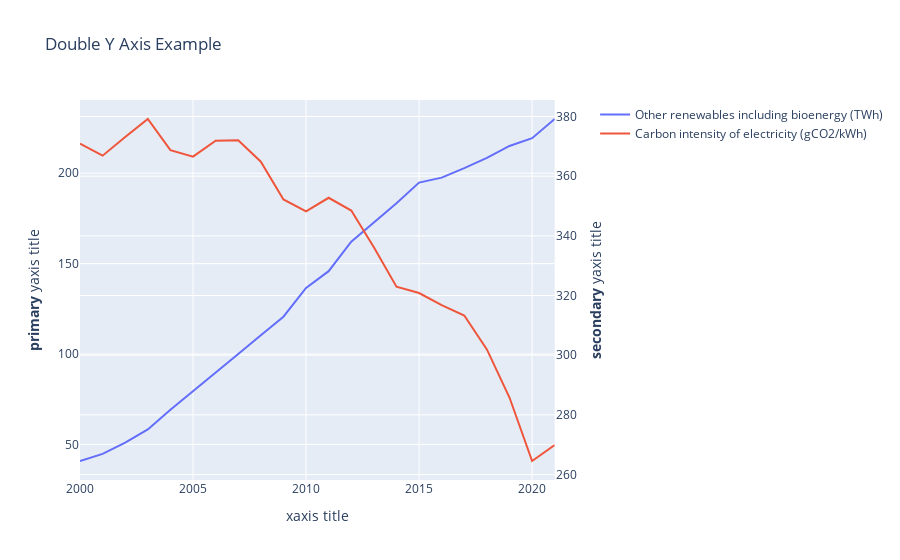
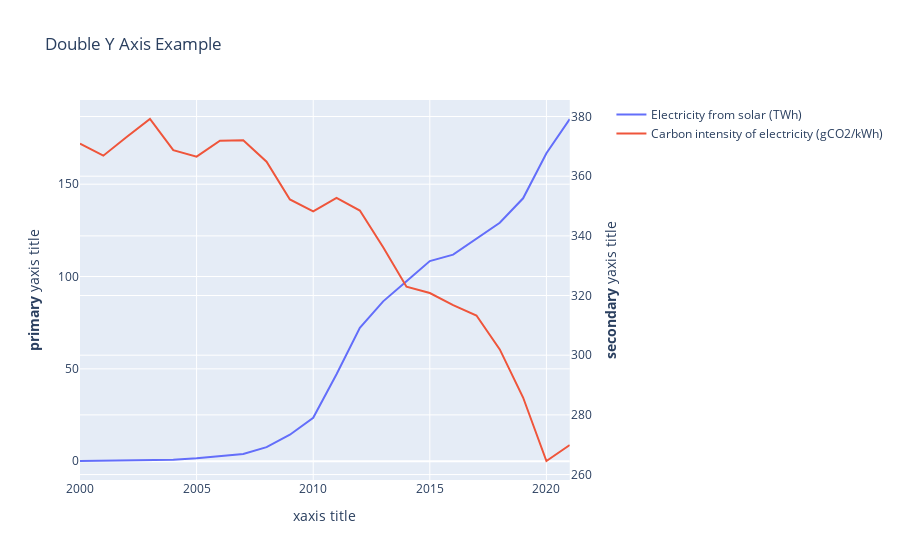
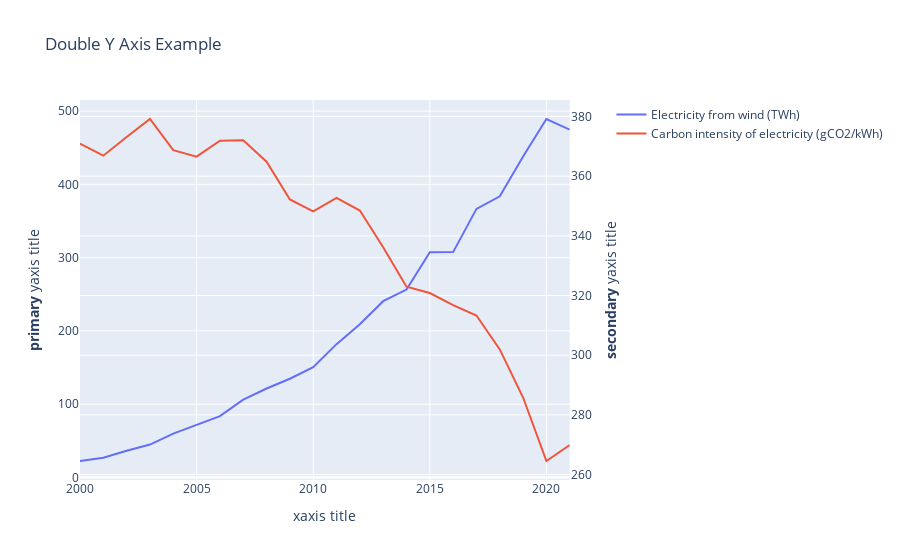
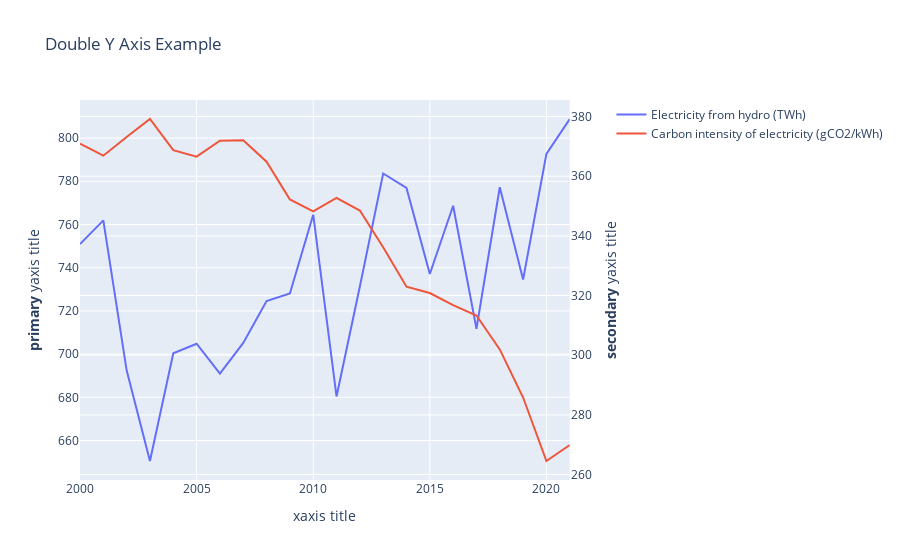

Here is the notebook cell these charts were saved with, in order:
### Code cell
cols = df_source_carbon.columns
data = df_source_carbon[df_source_carbon.Entity == 'Europe']

# Add traces
for col in cols[3:-1]:
    fig = make_subplots(specs=[[{"secondary_y": True}]])
    fig.add_trace(
        go.Scatter(x=data['Year'], y=data[col], name=col),
        secondary_y=False,
    )

    fig.add_trace(
        go.Scatter(x=data['Year'], y=data[cols[-1]], name=cols[-1]),
        secondary_y=True,
    )

    # Add figure title
    fig.update_layout(
        title_text="Double Y Axis Example"
    )

    # Set x-axis title
    fig.update_xaxes(title_text="xaxis title")

    # Set y-axes titles
    fig.update_yaxes(title_text="<b>primary</b> yaxis title", secondary_y=False)
    fig.update_yaxes(title_text="<b>secondary</b> yaxis title", secondary_y=True)

    fig.show()

### Figure 1 — Plotly figure (JSON) as saved in the notebook; plotly's stock layout.template omitted (floating-point values rounded to 4 significant figures)
{"data": [{"name": "Other renewables including bioenergy (TWh)", "type": "scatter", "x": [2000, 2001, 2002, 2003, 2004, 2005, 2006, 2007, 2008, 2009, 2010, 2011, 2012, 2013, 2014, 2015, 2016, 2017, 2018, 2019, 2020, 2021], "xaxis": "x", "y": [40.84, 44.78, 50.95, 58.29, 69.25, 79.35, 89.89, 99.98, 110.4, 120.6, 136.5, 145.8, 162.1, 172.7, 183.4, 194.8, 197.6, 202.8, 208.5, 215.1, 219.4, 230.0], "yaxis": "y"}, {"name": "Carbon intensity of electricity (gCO2/kWh)", "type": "scatter", "x": [2000, 2001, 2002, 2003, 2004, 2005, 2006, 2007, 2008, 2009, 2010, 2011, 2012, 2013, 2014, 2015, 2016, 2017, 2018, 2019, 2020, 2021], "xaxis": "x", "y": [370.9, 366.9, 373.1, 379.2, 368.7, 366.6, 371.9, 372.1, 364.8, 352.2, 348.2, 352.8, 348.5, 336.2, 323.0, 320.8, 316.8, 313.3, 301.9, 285.8, 264.5, 269.9], "yaxis": "y2"}], "layout": {"autosize": true, "title": {"text": "Double Y Axis Example"}, "xaxis": {"anchor": "y", "autorange": true, "domain": [0, 0.94], "range": [2000, 2021], "title": {"text": "xaxis title"}, "type": "linear"}, "yaxis": {"anchor": "x", "autorange": true, "domain": [0, 1], "range": [30.33, 240.5], "title": {"text": "<b>primary</b> yaxis title"}, "type": "linear"}, "yaxis2": {"anchor": "x", "autorange": true, "overlaying": "y", "range": [258.2, 385.5], "side": "right", "title": {"text": "<b>secondary</b> yaxis title"}, "type": "linear"}}}

### Figure 2 — Plotly figure (JSON) as saved in the notebook; plotly's stock layout.template omitted (floating-point values rounded to 4 significant figures)
{"data": [{"name": "Electricity from solar (TWh)", "type": "scatter", "x": [2000, 2001, 2002, 2003, 2004, 2005, 2006, 2007, 2008, 2009, 2010, 2011, 2012, 2013, 2014, 2015, 2016, 2017, 2018, 2019, 2020, 2021], "xaxis": "x", "y": [0.07447, 0.1942, 0.3148, 0.4687, 0.7511, 1.512, 2.569, 3.878, 7.589, 14.32, 23.5, 47.1, 72.23, 86.55, 97.48, 108.4, 111.9, 120.5, 129.1, 142.4, 166.7, 185.3], "yaxis": "y"}, {"name": "Carbon intensity of electricity (gCO2/kWh)", "type": "scatter", "x": [2000, 2001, 2002, 2003, 2004, 2005, 2006, 2007, 2008, 2009, 2010, 2011, 2012, 2013, 2014, 2015, 2016, 2017, 2018, 2019, 2020, 2021], "xaxis": "x", "y": [370.9, 366.9, 373.1, 379.2, 368.7, 366.6, 371.9, 372.1, 364.8, 352.2, 348.2, 352.8, 348.5, 336.2, 323.0, 320.8, 316.8, 313.3, 301.9, 285.8, 264.5, 269.9], "yaxis": "y2"}], "layout": {"autosize": true, "title": {"text": "Double Y Axis Example"}, "xaxis": {"anchor": "y", "autorange": true, "domain": [0, 0.94], "range": [2000, 2021], "title": {"text": "xaxis title"}, "type": "linear"}, "yaxis": {"anchor": "x", "autorange": true, "domain": [0, 1], "range": [-10.22, 195.6], "title": {"text": "<b>primary</b> yaxis title"}, "type": "linear"}, "yaxis2": {"anchor": "x", "autorange": true, "overlaying": "y", "range": [258.2, 385.5], "side": "right", "title": {"text": "<b>secondary</b> yaxis title"}, "type": "linear"}}}

### Figure 3 — Plotly figure (JSON) as saved in the notebook; plotly's stock layout.template omitted (floating-point values rounded to 4 significant figures)
{"data": [{"name": "Electricity from wind (TWh)", "type": "scatter", "x": [2000, 2001, 2002, 2003, 2004, 2005, 2006, 2007, 2008, 2009, 2010, 2011, 2012, 2013, 2014, 2015, 2016, 2017, 2018, 2019, 2020, 2021], "xaxis": "x", "y": [22.41, 26.87, 36.4, 44.85, 59.76, 71.59, 83.65, 106.2, 121.3, 134.7, 150.5, 181.9, 209.2, 240.6, 256.4, 307.5, 307.6, 366.6, 383.7, 438.1, 489.2, 474.7], "yaxis": "y"}, {"name": "Carbon intensity of electricity (gCO2/kWh)", "type": "scatter", "x": [2000, 2001, 2002, 2003, 2004, 2005, 2006, 2007, 2008, 2009, 2010, 2011, 2012, 2013, 2014, 2015, 2016, 2017, 2018, 2019, 2020, 2021], "xaxis": "x", "y": [370.9, 366.9, 373.1, 379.2, 368.7, 366.6, 371.9, 372.1, 364.8, 352.2, 348.2, 352.8, 348.5, 336.2, 323.0, 320.8, 316.8, 313.3, 301.9, 285.8, 264.5, 269.9], "yaxis": "y2"}], "layout": {"autosize": true, "title": {"text": "Double Y Axis Example"}, "xaxis": {"anchor": "y", "autorange": true, "domain": [0, 0.94], "range": [2000, 2021], "title": {"text": "xaxis title"}, "type": "linear"}, "yaxis": {"anchor": "x", "autorange": true, "domain": [0, 1], "range": [-3.524, 515.2], "title": {"text": "<b>primary</b> yaxis title"}, "type": "linear"}, "yaxis2": {"anchor": "x", "autorange": true, "overlaying": "y", "range": [258.2, 385.5], "side": "right", "title": {"text": "<b>secondary</b> yaxis title"}, "type": "linear"}}}

### Figure 4 — Plotly figure (JSON) as saved in the notebook; plotly's stock layout.template omitted (floating-point values rounded to 4 significant figures)
{"data": [{"name": "Electricity from hydro (TWh)", "type": "scatter", "x": [2000, 2001, 2002, 2003, 2004, 2005, 2006, 2007, 2008, 2009, 2010, 2011, 2012, 2013, 2014, 2015, 2016, 2017, 2018, 2019, 2020, 2021], "xaxis": "x", "y": [750.9, 761.9, 692.5, 650.5, 700.4, 704.8, 691.0, 705.2, 724.6, 728.0, 764.5, 680.4, 731.3, 783.6, 776.9, 737.1, 768.7, 711.7, 777.3, 734.5, 792.7, 808.8], "yaxis": "y"}, {"name": "Carbon intensity of electricity (gCO2/kWh)", "type": "scatter", "x": [2000, 2001, 2002, 2003, 2004, 2005, 2006, 2007, 2008, 2009, 2010, 2011, 2012, 2013, 2014, 2015, 2016, 2017, 2018, 2019, 2020, 2021], "xaxis": "x", "y": [370.9, 366.9, 373.1, 379.2, 368.7, 366.6, 371.9, 372.1, 364.8, 352.2, 348.2, 352.8, 348.5, 336.2, 323.0, 320.8, 316.8, 313.3, 301.9, 285.8, 264.5, 269.9], "yaxis": "y2"}], "layout": {"autosize": true, "title": {"text": "Double Y Axis Example"}, "xaxis": {"anchor": "y", "autorange": true, "domain": [0, 0.94], "range": [2000, 2021], "title": {"text": "xaxis title"}, "type": "linear"}, "yaxis": {"anchor": "x", "autorange": true, "domain": [0, 1], "range": [641.7, 817.6], "title": {"text": "<b>primary</b> yaxis title"}, "type": "linear"}, "yaxis2": {"anchor": "x", "autorange": true, "overlaying": "y", "range": [258.2, 385.5], "side": "right", "title": {"text": "<b>secondary</b> yaxis title"}, "type": "linear"}}}
